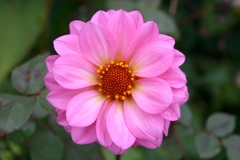
#> input picture AA_MD/flower.jpg, 240 x 160 px
$ python fourier.py
#> lines starting #> are read from the running program, lines starting #| are printed output that depends on the picture
#!/usr/bin/python3
import cv2
import numpy as np

def read_image(filename: str) -> np.ndarray:
#> called with filename = 'flower.jpg'
    return cv2.imread(filename, cv2.IMREAD_GRAYSCALE)
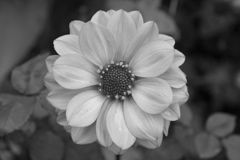
#> returned value: shape (160, 240); min 4, max 227, mean 100.8

def transpose(image: np.ndarray) -> np.ndarray:
    return image.T

def fft(image: np.ndarray) -> np.ndarray:
    pass

def filter(transformed_image):
    pass

img = transpose(read_image("flower.jpg"))
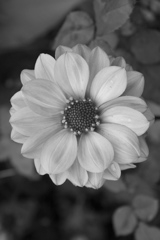
#> img: shape (240, 160); min 4, max 227, mean 100.8
cv2.imshow('test1',img)
cv2.waitKey(0)
cv2.destroyAllWindows()
img2 = transpose(img)
cv2.imshow('test2',img2)
cv2.waitKey(0)
cv2.destroyAllWindows()
img.shape
x = 2 + 2
print(x)
